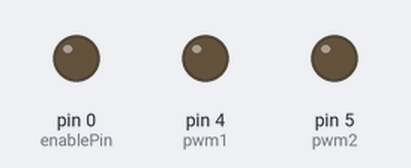
Bench run of a sketch on a simulated Arduino Uno, built with avr-gcc and run on an emulated ATmega328P. Shown: output pins drawn as LEDs (lit = HIGH).

Above: at 0.3 s.
At 10.06 s:
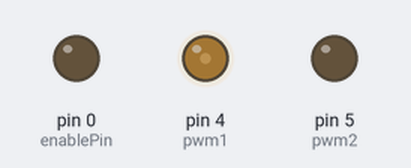
At 20.1 s:
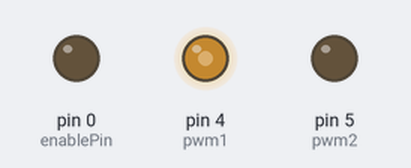
At 39.3 s:
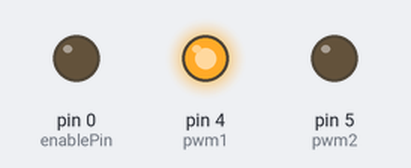
Timing chart, 0 to 40.0 s (numbered marks = the images above):
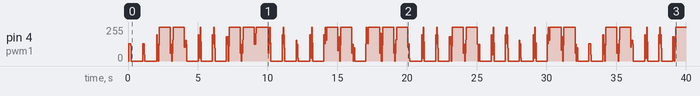

The sketch:

ms_test.ino
```cpp
#include <Wire.h>
#include <PWM.h>

#define CLK 16000000UL // 20 mHz or 16 mHz, figure out CLK
#define shift 90
#define PRESCALER 1 //prescaler is a var that scales the timer speed

#define address 0x36 //define slave address, Q: need to <<1 ?

//pins for PWM, from circuit diagram
int pwm1 = 4;
int pwm2 = 1;

//enable pin
int enablePin = 0;

// millisecond counters
long ms = 0;
long ms2 = 0;
int curMs = 0;


unsigned long currentTime = 0;
unsigned long previousTime = 0;
const unsigned long eventInterval = 1000;


bool ledState = 0;
bool ledState2 = 0;

// unsigned long pwm1_toggle = null;
// unsigned long pwm2_toggle = null;

//incoming msg from master contains 4 bits
//long msg = null;

bool enable = 0; // 1 bit
int freqOpt = 0; // 2 bits {0: 0 kHz, 1: 167 kHz, 2: 333 kHz, 500 kHz}
bool wave = 0; // 1 bit {true: step wave, false: DC performance wave}

int frequency = 0;
unsigned int remainder = 9999;

void setup() {

  Wire.begin(address);

  pinMode(enablePin, OUTPUT); //enable
  pinMode(4, OUTPUT); // pwm1
  pinMode(5, OUTPUT); // pwm2

  digitalWrite(pwm1, HIGH);
  //digitalWrite(pwm2, HIGH);

}

void blink() {
  ledState = !ledState;
  digitalWrite(pwm1, ledState);
}

void parseMsg(int msg) {

  // enable = msg[0]
  // freqOpt = strtol(msg[1:2], NULL, 2); //receive a standard i2c message as length of 8 bytes, parse that not a string
  // //check if first four bits and last four bits are equal and if message is garbled then ignore
  // wave = msg[3]

 switch (msg) { //need to do wave type thing
    case 0:
      createPWM(false, 0);
      break;
    case 1:
      createPWM(false, 0);
      break;
    case 2:
      createPWM(false, 167);
      break;
    case 3:
      createPWM(false, 167);
      break;
    case 4:
      createPWM(false, 333);
      break;
    case 5:
      createPWM(false, 333);
      break;
    case 6:
      createPWM(false, 487);
      break;
    case 7:
      createPWM(false, 487);
      break;
    case 8:
      createPWM(true, 0);
      break;
    case 9:
      createPWM(true, 0);
      break;
    case 10:
      createPWM(true, 167);
      break;
    case 11:
      createPWM(true, 167);
      break;
    case 12:
      createPWM(true, 333);
      break;
    case 13:
      createPWM(true, 333);
      break;
    case 14:
      createPWM(true, 487);
      break;
    case 15:
      createPWM(true, 487);
      break;
    default: //else do nothing
      createPWM(false, 0);
      break;

    return;

 }

}

void createPWM(bool enable, int frequency) { //set frequencies

  if (enable) {
    digitalWrite(enablePin, HIGH);
  } else {
    digitalWrite(enablePin, LOW);
  }

  //SetPinFrequencySafe(pwm1, frequency); //set freq pwm1
  //SetPinFrequencySafe(pwm2, frequency); //set freq pwm2


}

void loop() {

  // currentTime = millis();

  // if(currentTime - previousTime >= eventInterval) {
  //   digitalWrite(4, !ledState);
  // }

  // previousTime = currentTime;

  int msg = Wire.read();
  parseMsg(msg);

  ms = millis();
  ms2 = ms + 500;


  if (remainder < 200 && remainder != ms % 1000) {
    digitalWrite(4, !ledState);
    ledState = !ledState;
  }

  remainder = ms % 1000;


  // if (abs(ms2 % 1000000) < 200000) {
  //   digitalWrite(1, !ledState2);
  // }

  // ledState2 = !ledState2;

  // //PWM2 starts with 90 degrees phase shift from PWM1
  // //frequency / 1000 = cycles/ms
  // //frequency / 4000 = fourth of a cycle/ms
  // //once current milliseconds tracker has passed 1/4 of cycle, start pwm2 (90 degrees phase shift)

  // // if (ms >= frequency/4000) {
  // //   digitalWrite(pwm2, HIGH);
  // // }

  // // if (ms >= frequency/2000) {
  // //   digitalWrite(pwm1, LOW);
  // // }

  // // if (ms >= (3 * frequency)/4000) {
  // //   digitalWrite(pwm2, LOW);
  // // }

  // if (enable == '1') {

  //   //pwmWrite(pwm1, 127) //50% duty cycle pwm1
  //   //pwmWrite(pwm2, 127) //50% duty cycle pwm2
  //   //TODO phase shift

  //   pwm1_toggle = (CLK / frequency) / 2;

  //   ICR1 = pwm1_toggle

  //   pwm2_toggle = (pwm1_toggle * SHIFT) / 180UL;

  //   OCR1B = pwm2_toggle;

  //  // pwm1 = pwm1_toggle;
  //  // pwm2 = pwm2_toggle;

  //   TCCR1B |= _BV(CS10); //change bit value of cs10 (clock

}
```
